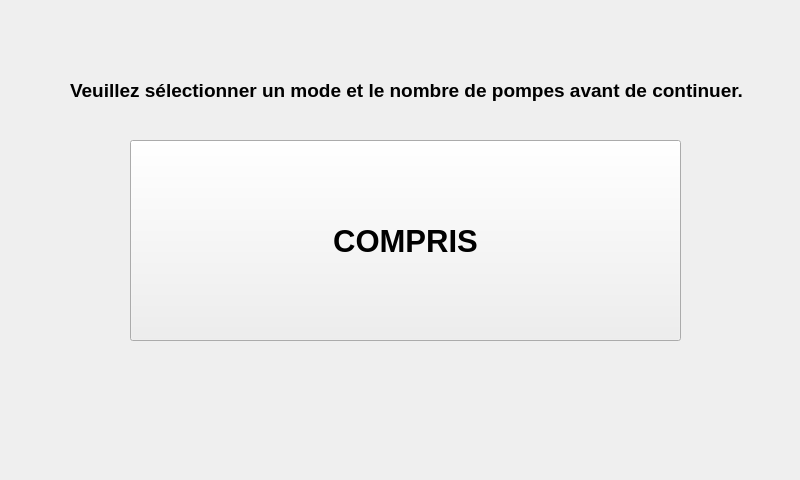
<?xml version="1.0" encoding="UTF-8"?>
<ui version="4.0">
 <class>pageerreurselec</class>
 <widget class="QWidget" name="pageerreurselec">
  <property name="geometry">
   <rect>
    <x>0</x>
    <y>0</y>
    <width>800</width>
    <height>480</height>
   </rect>
  </property>
  <property name="windowTitle">
   <string>Form</string>
  </property>
  <widget class="QPushButton" name="pushButton">
   <property name="geometry">
    <rect>
     <x>130</x>
     <y>140</y>
     <width>551</width>
     <height>201</height>
    </rect>
   </property>
   <property name="font">
    <font>
     <pointsize>23</pointsize>
     <bold>true</bold>
    </font>
   </property>
   <property name="text">
    <string>COMPRIS</string>
   </property>
  </widget>
  <widget class="QLabel" name="label">
   <property name="geometry">
    <rect>
     <x>70</x>
     <y>60</y>
     <width>871</width>
     <height>61</height>
    </rect>
   </property>
   <property name="font">
    <font>
     <pointsize>14</pointsize>
     <bold>true</bold>
    </font>
   </property>
   <property name="text">
    <string>Veuillez sélectionner un mode et le nombre de pompes avant de continuer.</string>
   </property>
  </widget>
 </widget>
 <resources/>
 <connections/>
</ui>
